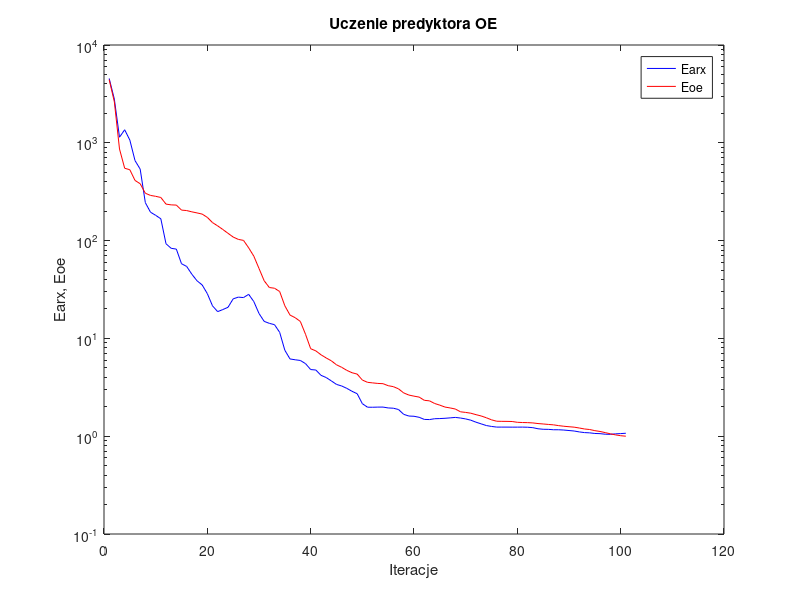
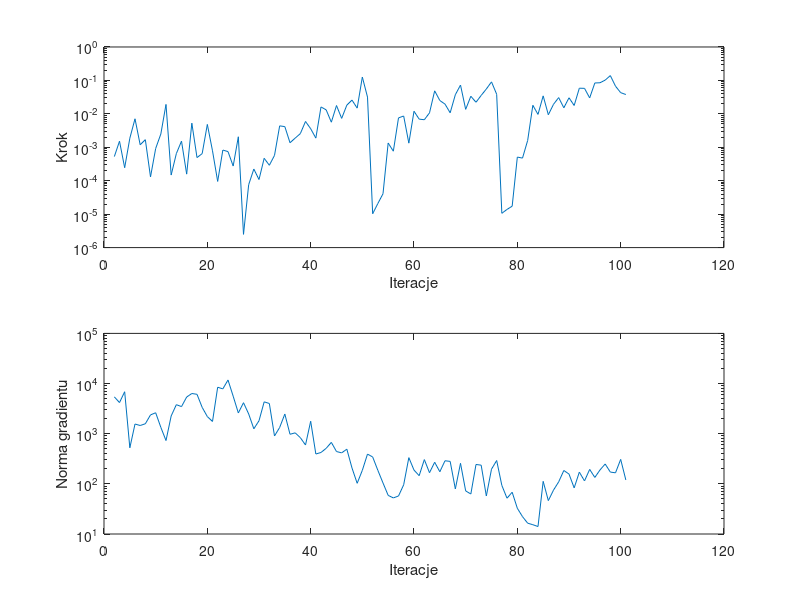

Here is the MATLAB script that generated these plots, in order:
%uczenie predyktora oe
clear all;
n=0; farx(n+1)=4.550084e+003; foe(n+1)=4.427779e+003; wspucz(n+1)=0.000000e+000; ng(n+1)=0.000000e+000;
%odnowa zmiennej metryki
n=1; farx(n+1)=2.800008e+003; foe(n+1)=2.629079e+003; krok(n+1)=5.277180e-004; ng(n+1)=5.420750e+003;
n=2; farx(n+1)=1.140973e+003; foe(n+1)=8.642982e+002; krok(n+1)=1.520298e-003; ng(n+1)=4.177801e+003;
n=3; farx(n+1)=1.359795e+003; foe(n+1)=5.493043e+002; krok(n+1)=2.448449e-004; ng(n+1)=6.862253e+003;
n=4; farx(n+1)=1.066305e+003; foe(n+1)=5.304405e+002; krok(n+1)=1.869974e-003; ng(n+1)=5.231926e+002;
n=5; farx(n+1)=6.584118e+002; foe(n+1)=4.123932e+002; krok(n+1)=7.117955e-003; ng(n+1)=1.558618e+003;
n=6; farx(n+1)=5.385380e+002; foe(n+1)=3.814516e+002; krok(n+1)=1.190569e-003; ng(n+1)=1.456459e+003;
n=7; farx(n+1)=2.443560e+002; foe(n+1)=3.049934e+002; krok(n+1)=1.686590e-003; ng(n+1)=1.577265e+003;
n=8; farx(n+1)=1.951591e+002; foe(n+1)=2.897466e+002; krok(n+1)=1.300621e-004; ng(n+1)=2.370244e+003;
n=9; farx(n+1)=1.813171e+002; foe(n+1)=2.837088e+002; krok(n+1)=9.208067e-004; ng(n+1)=2.615699e+003;
n=10; farx(n+1)=1.671068e+002; foe(n+1)=2.760101e+002; krok(n+1)=2.500228e-003; ng(n+1)=1.337304e+003;
n=11; farx(n+1)=9.282447e+001; foe(n+1)=2.361323e+002; krok(n+1)=1.915230e-002; ng(n+1)=7.302825e+002;
n=12; farx(n+1)=8.339428e+001; foe(n+1)=2.319330e+002; krok(n+1)=1.479072e-004; ng(n+1)=2.256886e+003;
n=13; farx(n+1)=8.185742e+001; foe(n+1)=2.307449e+002; krok(n+1)=6.459813e-004; ng(n+1)=3.789938e+003;
n=14; farx(n+1)=5.803037e+001; foe(n+1)=2.051048e+002; krok(n+1)=1.529718e-003; ng(n+1)=3.471001e+003;
n=15; farx(n+1)=5.441167e+001; foe(n+1)=2.028517e+002; krok(n+1)=1.574580e-004; ng(n+1)=5.385092e+003;
n=16; farx(n+1)=4.531913e+001; foe(n+1)=1.968542e+002; krok(n+1)=5.269205e-003; ng(n+1)=6.330898e+003;
n=17; farx(n+1)=3.884379e+001; foe(n+1)=1.919469e+002; krok(n+1)=4.927090e-004; ng(n+1)=6.101422e+003;
n=18; farx(n+1)=3.520220e+001; foe(n+1)=1.866822e+002; krok(n+1)=6.459813e-004; ng(n+1)=3.351234e+003;
n=19; farx(n+1)=2.867083e+001; foe(n+1)=1.727471e+002; krok(n+1)=4.829711e-003; ng(n+1)=2.193403e+003;
n=20; farx(n+1)=2.152890e+001; foe(n+1)=1.528100e+002; krok(n+1)=7.839040e-004; ng(n+1)=1.754652e+003;
n=21; farx(n+1)=1.877977e+001; foe(n+1)=1.414684e+002; krok(n+1)=9.531131e-005; ng(n+1)=8.443593e+003;
n=22; farx(n+1)=1.972628e+001; foe(n+1)=1.298799e+002; krok(n+1)=8.259539e-004; ng(n+1)=7.826407e+003;
n=23; farx(n+1)=2.079401e+001; foe(n+1)=1.187530e+002; krok(n+1)=7.433745e-004; ng(n+1)=1.176373e+004;
n=24; farx(n+1)=2.537864e+001; foe(n+1)=1.087777e+002; krok(n+1)=2.749912e-004; ng(n+1)=5.599143e+003;
n=25; farx(n+1)=2.642585e+001; foe(n+1)=1.028819e+002; krok(n+1)=2.063028e-003; ng(n+1)=2.590988e+003;
%odnowa zmiennej metryki
n=26; farx(n+1)=2.615188e+001; foe(n+1)=1.005207e+002; krok(n+1)=2.488118e-006; ng(n+1)=4.150780e+003;
n=27; farx(n+1)=2.823038e+001; foe(n+1)=8.437404e+001; krok(n+1)=7.603765e-005; ng(n+1)=2.476527e+003;
n=28; farx(n+1)=2.377700e+001; foe(n+1)=6.925142e+001; krok(n+1)=2.235165e-004; ng(n+1)=1.252275e+003;
n=29; farx(n+1)=1.797841e+001; foe(n+1)=5.188964e+001; krok(n+1)=1.084602e-004; ng(n+1)=1.811542e+003;
n=30; farx(n+1)=1.493070e+001; foe(n+1)=3.885641e+001; krok(n+1)=4.689376e-004; ng(n+1)=4.316220e+003;
n=31; farx(n+1)=1.425634e+001; foe(n+1)=3.313092e+001; krok(n+1)=2.900037e-004; ng(n+1)=4.002465e+003;
n=32; farx(n+1)=1.381832e+001; foe(n+1)=3.258746e+001; krok(n+1)=5.718892e-004; ng(n+1)=9.008966e+002;
n=33; farx(n+1)=1.153608e+001; foe(n+1)=3.015552e+001; krok(n+1)=4.375565e-003; ng(n+1)=1.332036e+003;
n=34; farx(n+1)=7.565044e+000; foe(n+1)=2.155231e+001; krok(n+1)=4.150488e-003; ng(n+1)=2.465682e+003;
n=35; farx(n+1)=6.165078e+000; foe(n+1)=1.732280e+001; krok(n+1)=1.369522e-003; ng(n+1)=9.740456e+002;
n=36; farx(n+1)=6.045588e+000; foe(n+1)=1.628472e+001; krok(n+1)=1.879363e-003; ng(n+1)=1.039071e+003;
n=37; farx(n+1)=5.948973e+000; foe(n+1)=1.490571e+001; krok(n+1)=2.564143e-003; ng(n+1)=8.340612e+002;
n=38; farx(n+1)=5.523617e+000; foe(n+1)=1.103056e+001; krok(n+1)=5.915528e-003; ng(n+1)=5.949792e+002;
n=39; farx(n+1)=4.802227e+000; foe(n+1)=7.843485e+000; krok(n+1)=3.595838e-003; ng(n+1)=1.771279e+003;
n=40; farx(n+1)=4.751695e+000; foe(n+1)=7.454455e+000; krok(n+1)=1.882699e-003; ng(n+1)=3.936544e+002;
n=41; farx(n+1)=4.192303e+000; foe(n+1)=6.799733e+000; krok(n+1)=1.610734e-002; ng(n+1)=4.222702e+002;
n=42; farx(n+1)=3.979917e+000; foe(n+1)=6.313655e+000; krok(n+1)=1.316643e-002; ng(n+1)=5.111523e+002;
n=43; farx(n+1)=3.677511e+000; foe(n+1)=5.900588e+000; krok(n+1)=5.631405e-003; ng(n+1)=6.714645e+002;
n=44; farx(n+1)=3.384890e+000; foe(n+1)=5.370408e+000; krok(n+1)=1.773103e-002; ng(n+1)=4.406623e+002;
n=45; farx(n+1)=3.262518e+000; foe(n+1)=5.062933e+000; krok(n+1)=7.321912e-003; ng(n+1)=4.148961e+002;
n=46; farx(n+1)=3.084010e+000; foe(n+1)=4.711129e+000; krok(n+1)=1.825682e-002; ng(n+1)=4.913339e+002;
n=47; farx(n+1)=2.878856e+000; foe(n+1)=4.457638e+000; krok(n+1)=2.580064e-002; ng(n+1)=2.069249e+002;
n=48; farx(n+1)=2.718616e+000; foe(n+1)=4.316392e+000; krok(n+1)=1.482896e-002; ng(n+1)=1.025877e+002;
n=49; farx(n+1)=2.151523e+000; foe(n+1)=3.752611e+000; krok(n+1)=1.261335e-001; ng(n+1)=1.861762e+002;
n=50; farx(n+1)=1.979235e+000; foe(n+1)=3.555396e+000; krok(n+1)=3.172883e-002; ng(n+1)=3.922897e+002;
%odnowa zmiennej metryki
n=51; farx(n+1)=1.977412e+000; foe(n+1)=3.508521e+000; krok(n+1)=1.028980e-005; ng(n+1)=3.435538e+002;
n=52; farx(n+1)=1.983959e+000; foe(n+1)=3.464122e+000; krok(n+1)=2.078166e-005; ng(n+1)=1.863519e+002;
n=53; farx(n+1)=1.985449e+000; foe(n+1)=3.443946e+000; krok(n+1)=4.073759e-005; ng(n+1)=1.040969e+002;
n=54; farx(n+1)=1.945361e+000; foe(n+1)=3.284746e+000; krok(n+1)=1.342085e-003; ng(n+1)=5.887632e+001;
n=55; farx(n+1)=1.932899e+000; foe(n+1)=3.212158e+000; krok(n+1)=7.648589e-004; ng(n+1)=5.243588e+001;
n=56; farx(n+1)=1.875071e+000; foe(n+1)=3.049718e+000; krok(n+1)=7.566741e-003; ng(n+1)=5.723735e+001;
n=57; farx(n+1)=1.673871e+000; foe(n+1)=2.772535e+000; krok(n+1)=8.625805e-003; ng(n+1)=9.577287e+001;
n=58; farx(n+1)=1.607736e+000; foe(n+1)=2.634691e+000; krok(n+1)=1.330026e-003; ng(n+1)=3.330689e+002;
n=59; farx(n+1)=1.599083e+000; foe(n+1)=2.567738e+000; krok(n+1)=1.196180e-002; ng(n+1)=1.880938e+002;
n=60; farx(n+1)=1.560279e+000; foe(n+1)=2.511346e+000; krok(n+1)=6.950337e-003; ng(n+1)=1.456004e+002;
n=61; farx(n+1)=1.484726e+000; foe(n+1)=2.327326e+000; krok(n+1)=6.669234e-003; ng(n+1)=3.044677e+002;
n=62; farx(n+1)=1.479559e+000; foe(n+1)=2.298866e+000; krok(n+1)=1.071180e-002; ng(n+1)=1.669608e+002;
n=63; farx(n+1)=1.509185e+000; foe(n+1)=2.159690e+000; krok(n+1)=4.879939e-002; ng(n+1)=2.695762e+002;
n=64; farx(n+1)=1.514617e+000; foe(n+1)=2.077052e+000; krok(n+1)=2.502768e-002; ng(n+1)=1.743267e+002;
n=65; farx(n+1)=1.524788e+000; foe(n+1)=1.985909e+000; krok(n+1)=1.957572e-002; ng(n+1)=2.887002e+002;
n=66; farx(n+1)=1.539889e+000; foe(n+1)=1.945032e+000; krok(n+1)=1.076348e-002; ng(n+1)=2.804080e+002;
n=67; farx(n+1)=1.556618e+000; foe(n+1)=1.895982e+000; krok(n+1)=3.731451e-002; ng(n+1)=7.918305e+001;
n=68; farx(n+1)=1.533828e+000; foe(n+1)=1.776233e+000; krok(n+1)=7.262643e-002; ng(n+1)=2.568611e+002;
n=69; farx(n+1)=1.502131e+000; foe(n+1)=1.750719e+000; krok(n+1)=1.363659e-002; ng(n+1)=7.233449e+001;
n=70; farx(n+1)=1.457498e+000; foe(n+1)=1.718093e+000; krok(n+1)=3.361391e-002; ng(n+1)=6.271715e+001;
n=71; farx(n+1)=1.390873e+000; foe(n+1)=1.660863e+000; krok(n+1)=2.223039e-002; ng(n+1)=2.435016e+002;
n=72; farx(n+1)=1.337132e+000; foe(n+1)=1.610311e+000; krok(n+1)=3.557944e-002; ng(n+1)=2.357997e+002;
n=73; farx(n+1)=1.285339e+000; foe(n+1)=1.543772e+000; krok(n+1)=5.536470e-002; ng(n+1)=5.731029e+001;
n=74; farx(n+1)=1.258515e+000; foe(n+1)=1.470579e+000; krok(n+1)=9.048247e-002; ng(n+1)=1.962702e+002;
n=75; farx(n+1)=1.239268e+000; foe(n+1)=1.422517e+000; krok(n+1)=3.854743e-002; ng(n+1)=2.921208e+002;
%odnowa zmiennej metryki
n=76; farx(n+1)=1.239106e+000; foe(n+1)=1.418939e+000; krok(n+1)=1.061240e-005; ng(n+1)=9.313637e+001;
n=77; farx(n+1)=1.238883e+000; foe(n+1)=1.417550e+000; krok(n+1)=1.384553e-005; ng(n+1)=5.173483e+001;
n=78; farx(n+1)=1.237700e+000; foe(n+1)=1.413461e+000; krok(n+1)=1.731546e-005; ng(n+1)=6.803886e+001;
n=79; farx(n+1)=1.238073e+000; foe(n+1)=1.387219e+000; krok(n+1)=5.097061e-004; ng(n+1)=3.258788e+001;
n=80; farx(n+1)=1.238859e+000; foe(n+1)=1.379982e+000; krok(n+1)=4.748903e-004; ng(n+1)=2.219628e+001;
n=81; farx(n+1)=1.235116e+000; foe(n+1)=1.376524e+000; krok(n+1)=1.602367e-003; ng(n+1)=1.644054e+001;
n=82; farx(n+1)=1.222793e+000; foe(n+1)=1.367205e+000; krok(n+1)=1.803262e-002; ng(n+1)=1.531827e+001;
n=83; farx(n+1)=1.191367e+000; foe(n+1)=1.346960e+000; krok(n+1)=9.630946e-003; ng(n+1)=1.410293e+001;
n=84; farx(n+1)=1.177337e+000; foe(n+1)=1.333837e+000; krok(n+1)=3.450322e-002; ng(n+1)=1.121988e+002;
n=85; farx(n+1)=1.174868e+000; foe(n+1)=1.319271e+000; krok(n+1)=9.397462e-003; ng(n+1)=4.630411e+001;
n=86; farx(n+1)=1.164160e+000; foe(n+1)=1.306629e+000; krok(n+1)=1.927372e-002; ng(n+1)=7.498125e+001;
n=87; farx(n+1)=1.163678e+000; foe(n+1)=1.282715e+000; krok(n+1)=3.065020e-002; ng(n+1)=1.095847e+002;
n=88; farx(n+1)=1.156005e+000; foe(n+1)=1.264042e+000; krok(n+1)=1.517118e-002; ng(n+1)=1.846695e+002;
n=89; farx(n+1)=1.143052e+000; foe(n+1)=1.250115e+000; krok(n+1)=3.026697e-002; ng(n+1)=1.567772e+002;
n=90; farx(n+1)=1.130026e+000; foe(n+1)=1.237205e+000; krok(n+1)=1.779884e-002; ng(n+1)=8.309468e+001;
n=91; farx(n+1)=1.106027e+000; foe(n+1)=1.212565e+000; krok(n+1)=5.851700e-002; ng(n+1)=1.713146e+002;
n=92; farx(n+1)=1.088889e+000; foe(n+1)=1.185424e+000; krok(n+1)=5.793922e-002; ng(n+1)=1.144435e+002;
n=93; farx(n+1)=1.082254e+000; foe(n+1)=1.170494e+000; krok(n+1)=3.001201e-002; ng(n+1)=1.941841e+002;
n=94; farx(n+1)=1.066465e+000; foe(n+1)=1.139845e+000; krok(n+1)=8.388517e-002; ng(n+1)=1.342323e+002;
n=95; farx(n+1)=1.062309e+000; foe(n+1)=1.117964e+000; krok(n+1)=8.509079e-002; ng(n+1)=1.893241e+002;
n=96; farx(n+1)=1.047833e+000; foe(n+1)=1.088397e+000; krok(n+1)=1.020821e-001; ng(n+1)=2.488248e+002;
n=97; farx(n+1)=1.044840e+000; foe(n+1)=1.058288e+000; krok(n+1)=1.392689e-001; ng(n+1)=1.716339e+002;
n=98; farx(n+1)=1.057101e+000; foe(n+1)=1.031467e+000; krok(n+1)=6.722782e-002; ng(n+1)=1.660005e+002;
n=99; farx(n+1)=1.063473e+000; foe(n+1)=1.011828e+000; krok(n+1)=4.305393e-002; ng(n+1)=3.074513e+002;
n=100; farx(n+1)=1.071774e+000; foe(n+1)=9.998568e-001; krok(n+1)=3.786424e-002; ng(n+1)=1.196987e+002;

figure; semilogy(farx,'b'); hold on; semilogy(foe,'r'); xlabel('Iteracje'); ylabel('Earx, Eoe'); legend('Earx','Eoe'); title('Uczenie predyktora OE');
figure; subplot(2,1,1); semilogy(krok); xlabel('Iteracje'); ylabel('Krok');
subplot(2,1,2); semilogy(ng); xlabel('Iteracje'); ylabel('Norma gradientu');
Earx=farx(n+1)
Eoe=foe(n+1)
